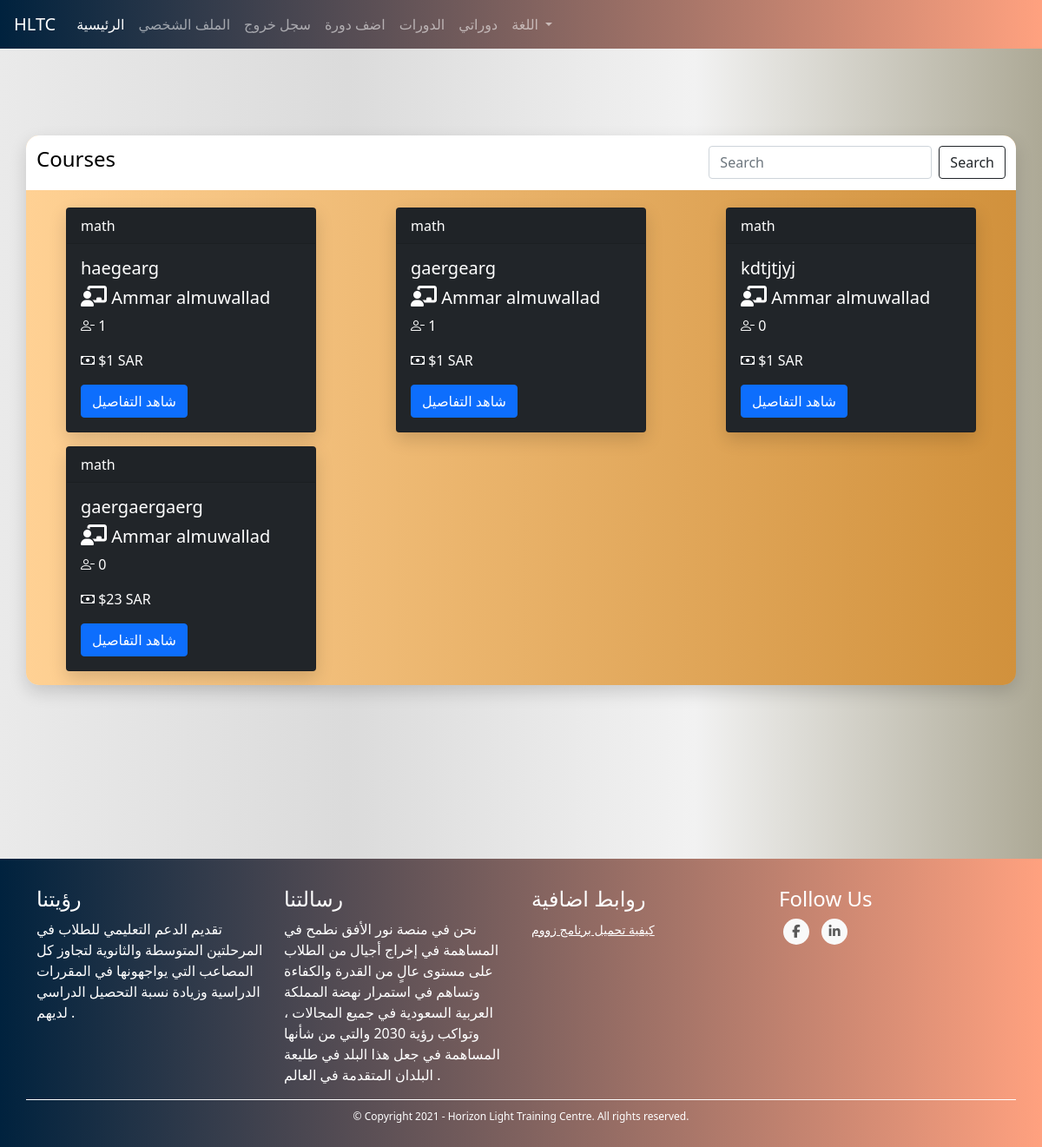
The app's page /tutors/my-courses (signed in) with its own data.
### TUTOR/models.py (models this page shows, shortened)
class CourseModel(db.Model):
    id = db.Column(db.Integer, primary_key=True)
    name = db.Column(db.String(130), nullable=False)
    description = db.Column(db.String(1000), nullable=False)
    subject = db.Column(db.String(), nullable=False)
    price = db.Column(db.Integer, nullable=False)
    min_students = db.Column(db.Integer, nullable=False)
    max_students = db.Column(db.Integer, nullable=False)
    currency = db.Column(db.String(3), nullable=False)
    began = db.Column(db.Boolean, nullable=False, default=False)
    ended = db.Column(db.Boolean, nullable=False, default=False)
    course_type = db.Column(db.Integer, nullable=False) # 1 for start when min number # 2 for start with min and date
    _period = db.Column(db.Integer, nullable=True) # days
    _start_date = db.Column(db.DateTime, nullable=True)
    _end_date = db.Column(db.DateTime, nullable=True)
    links = db.Column(db.String(), nullable=False) # {"zoom_for_tutor": "link", "zoom_for_students": "link", ...}
    weekly_time_table_json  = db.Column(db.String(1000), nullable=False) # {"saturday": {"from": ..., "to": ...}, ...}
    _state = db.Column(db.String(), nullable=False, default=json.dumps({"state_code": 1, "state_string": "لم تبدأ بعد", "allowed_actions": ["join", "view", "start", "cancel"]})) # {"state_code": 2, "state_string": "قائم", "allowed_actions": ["view", "end"]} {"state_code": 3, "state_string": "انتهى", "allowed_actions": ["delete"]} {"state_code": 4, "state_string": "ملغي", "allowed_actions": ["delete"]}
    number_of_students_paid = db.Column(db.Integer, nullable=False, default=0)
    have_sent_first_payment_emails = db.Column(db.Boolean, nullable=False, default=False)
    created_by_admin = db.Column(db.Boolean, nullable=False)
    creation_date = db.Column(db.DateTime, nullable=False, default=datetime.utcnow)
    payment_model = db.relationship('PaymentModel', backref='course', uselist=False)
    tutor_data_model_id = db.Column(db.Integer, db.ForeignKey('tutor_data_model.id'),
        nullable=False)
    @property
    def number_of_participants(self):
        return len(self.students)
    @property
    def empty_seats(self):
        return self.max_students - self.number_of_participants
    def link(self, name):
        return json.loads(self.links)[name]
    def start(self):
        self.began = True
        self._state = json.dumps({"state_code": 2, "state_string": "قائم", "allowed_actions": ["view", "end", "cancel"]})
        if self.course_type == 1:
            now = datetime.date(datetime.utcnow())
            self._start_date = now
            self._end_date = now + timedelta(days=self.period)
        db.session.commit()
        for sdm in self.students: # the paymetn is when a student joins not when the course begins bcz the course wont begin if students didn't pay
            send_student_course_start_email(sdm.user, self)
        send_tutor_course_start_email(self.tutor.user, self)
        return True
    def end(self):
        self.ended = True
        self._state = json.dumps({"state_code": 3, "state_string": "انتهى", "allowed_actions": ["delete"]})
        db.session.commit()
        for sdm in self.students:
            send_student_course_ended_email(sdm.user, self)
        send_tutor_course_ended_email(self.tutor.user, self)
        return True
    def cancel(self):
        self._state = json.dumps({"state_code": 4, "state_string": "ملغي", "allowed_actions": ["delete"]})
        db.session.commit()
        self.payment_model.refund_all()
        for sdm in self.students:
            send_student_course_canceled_email(sdm.user, self)
        send_tutor_course_canceled_email(self.tutor.user, self)

class UserModel(db.Model, UserMixin):
    id = db.Column(db.Integer, primary_key=True)
    first_name = db.Column(db.String(128), nullable=False)
    last_name = db.Column(db.String(128), nullable=False)
    username = db.Column(db.String(20), unique=True, nullable=False)
    email = db.Column(db.String(256), unique=True, nullable=False)
    password = db.Column(db.String(255), nullable=False)
    user_type = db.Column(db.String(30), nullable=False)
    _gender = db.Column(db.Boolean, nullable=False, default=True)
    email_confirmation_code = db.Column(db.String(5), nullable=True)
    is_confirmed = db.Column(db.Boolean, nullable=False, default=False)
    creation_date = db.Column(db.DateTime, nullable=False, default=datetime.utcnow)
    admin_data_model = db.relationship('AdminDataModel', backref='user', uselist=False)
    tutor_data_model = db.relationship('TutorDataModel', backref='user', uselist=False)
    student_data_model = db.relationship('StudentDataModel', backref='user', uselist=False)
    @property
    def full_name(self):
        return self.first_name + " " + self.last_name

### TUTOR/TUTORS/routes.py (the view)
@tutors_blueprint.route("/tutors/my-courses", methods=["GET", "POST"])
@login_required(["tutor"])
def tutor_courses():
    all_courses = CourseModel.query.filter_by(tutor_data_model_id=current_user.tutor_data_model.id).all()
    return render_template("tutors/tutor_courses.html", all_courses=all_courses)

### TUTOR/TUTORS/routes.py (called while the page is built)
@tutors_blueprint.context_processor
def utility_processor():
    return dict(get_language_text=LngObj.get_language_text, get_current_page_language_list=LngObj.get_current_page_language_list, languages=LANGUAGES, admin_types=ADMIN_TYPES, settings=SiteSettingsModel.instance(), classes_times=CLASSES_TIMES)

### TUTOR/models.py (called while the page is built)
@login_manager.user_loader
def load_user(user_id):
    return UserModel.query.get(int(user_id))

    @classmethod
    def instance(cls):
        return cls.query.get(1)

### TUTOR/utils/utils.py (called while the page is built)
def login_required(roles=[]):
	def wrapper(fn):
		@wraps(fn)
		def decorated_view(*args, **kwargs):
			if request.method in EXEMPT_METHODS:
				return fn(*args, **kwargs)
			elif current_app.login_manager._login_disabled:
				return fn(*args, **kwargs)
			elif not current_user.is_authenticated:
				return current_app.login_manager.unauthorized()
			role = current_user.user_type
			if ( (role not in roles) and (roles != []) ):
				return current_app.login_manager.unauthorized()
			return fn(*args, **kwargs)
		return decorated_view
	return wrapper

### TUTOR/templates/tutors/tutor_courses.html (shortened to what this page needs)
{% extends "template.html" %}
{% block content %}
    <link rel="stylesheet" href="{{ url_for('static', filename='css/courses.css') }}">
    <div class="container my-cont">
        <div class="row justify-content-center my-row filter-row">
          <nav class="navbar navbar-expand-lg my-courses-nav navbar-dark">
            <a class="navbar-brand"><h4>Courses</h4></a>
                  <div class="collapse navbar-collapse" id="navbarSupportedContent">
                    <form class="form-inline my-2 my-lg-0">
                      <input class="form-control mr-sm-2" type="search" placeholder="Search" aria-label="Search">
                      <button class="btn btn-outline-dark my-2 my-sm-0" type="submit">Search</button>
                    </form>
                  </div>
            </nav>
        </div>
        <div class="row my-row">
            {% for course in all_courses %}
                <div class="col-sm-4 my-col content-col">
                    <div class="card text-white bg-dark mb-3 my-card" style="max-width: 18rem;">
                        <div class="card-header">{{ course.subject }}</div>
                            <div class="card-body">
                                <h5 class="card-title">{{ course.name }}</h5>
                                <h5 class="card-title"><i class='fas fa-chalkboard-teacher' style='font-size:24px'></i> {{ course.tutor.user.full_name }}</h5>
                                <p class="card-text"><i class="bi bi-person-dash"></i> {{ course.empty_seats }}</p>
                                  <p class="card-text"><i class="bi bi-cash"></i> ${{ course.price }} {{ course.currency }}</p>
                                  <a href="{{ url_for('courses_blueprint.course', course_id=course.id) }}" class="btn btn-primary">شاهد التفاصيل</a>
                        </div>
                    </div>
                </div>
            {% endfor %}
        </div>
    </div>
{% endblock %}

### TUTOR/static/css/global.css (style rules this page uses)
body { background: #ADA996; background: -webkit-linear-gradient(to right, #EAEAEA, #DBDBDB, #F2F2F2, #ADA996); background: linear-gradient(to right, #EAEAEA, #DBDBDB, #F2F2F2, #ADA996); }

### TUTOR/static/css/courses.css (style rules this page uses)
.my-courses-nav { border-top-right-radius: 15px; border-top-left-radius: 15px; background-color: white; color: black; }
.my-cont { border-radius: 15px; background: #D1913C; background: -webkit-linear-gradient(to right, #FFD194, #D1913C); background: linear-gradient(to right, #FFD194, #D1913C); -webkit-box-shadow: 0px 8px 20px 0px rgba(0, 0, 0, 0.15); -moz-box-shadow: 0px 8px 20px 0px rgba(0, 0, 0, 0.15); box-shadow: 0px 8px 20px 0px rgba(0, 0, 0, 0.15); margin-top: 100px; margin-bottom: 200px; }
.filter-row { border-radius: 15px; color: black; margin-bottom: 20px; }
.my-card { margin-left: auto; margin-right: auto; -webkit-box-shadow: 0px 8px 20px 0px rgba(0, 0, 0, 0.15); -moz-box-shadow: 0px 8px 20px 0px rgba(0, 0, 0, 0.15); box-shadow: 0px 8px 20px 0px rgba(0, 0, 0, 0.15); }
.content-col { padding: 0; }

### records on screen
CourseModel: subject "math", name "haegearg", tutor.user.full_name "Ammar almuwallad", empty_seats "1", price "1", currency "SAR"
CourseModel: subject "math", name "gaergearg", tutor.user.full_name "Ammar almuwallad", empty_seats "1", price "1", currency "SAR"
CourseModel: subject "math", name "kdtjtjyj", tutor.user.full_name "Ammar almuwallad", empty_seats "0", price "1", currency "SAR"
CourseModel: subject "math", name "gaergaergaerg", tutor.user.full_name "Ammar almuwallad", empty_seats "0", price "23", currency "SAR"
